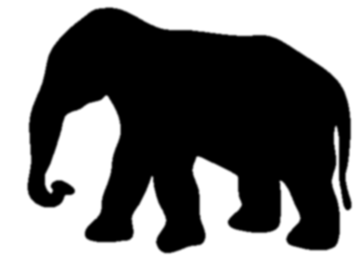
#> input picture Py-Propect/FFT_algorithm/materials/ele.png, 363 x 261 px, found by its file name
$ python FourierCircleDrawing_elephant.py
#> lines starting #> are read from the running program, lines starting #| are printed output that depends on the picture; after the words box and inside, x2 and y2 are one past the last pixel; in counts of white or black regions, pixels touching at a corner belong together
import numpy as np
from PIL import Image
import matplotlib.pyplot as plt

# 读取图像，转化为灰度图像并二值化
img1 = Image.open('C:\\Users\\hp\\Desktop\\project\Py-Propect\\FFT_algorithm\\materials\\ele.png')
#> img1 is the input picture: PIL image 363x261 RGB; min 0, max 255, mean 116
img2 = img1.convert('L')#img2为转化后的灰度图像
img3 = np.array(img2.resize((500, 500))) / 255
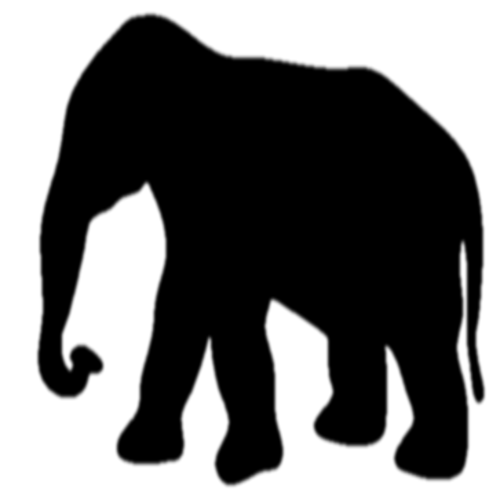
#> img3: shape (500, 500) float64; min 0, max 1, mean 0.455
img = np.where(img3 > 0.5, 1, 0)
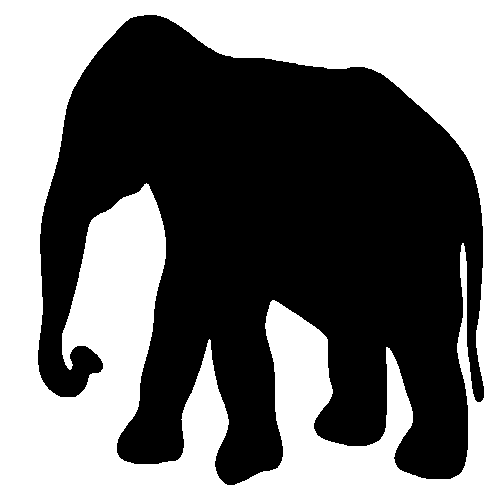
#> img: shape (500, 500) int64; values 0 (black) and 1 (white), 45.5% white; 1 white region, box (x1, y1, x2, y2) and area: (0, 0, 500, 500) 113757

# 绘制等高线并找到等高线上的点
contours = plt.contour(np.flipud(img), levels=[0.5])
pts = np.concatenate([contours.collections[0].get_paths()[0].vertices])
#> pts = 3819 pairs, first value 37.5 to 483.5, second value 14.5 to 484.5

# 找到图像中心点
center = np.mean(pts, axis=0)
#> center = [261.7, 198.6]

# 平移点集，使中心点处于原点
pts -= center
#> pts = 3819 pairs, first value -224.2 to 221.8, second value -184.1 to 285.9

# 绘制点集图形
plt.plot(pts[:,0], pts[:,1], 'o')

# 显示图像
plt.show()
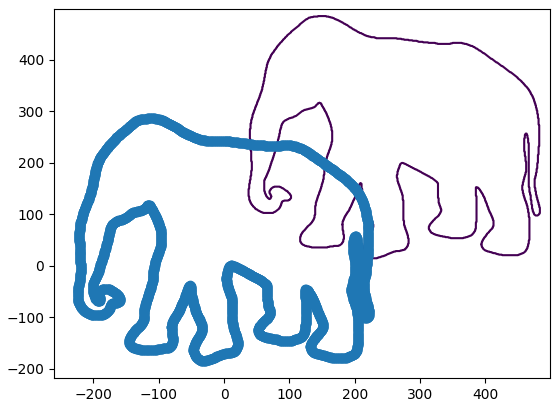
#> figure drawn by matplotlib, 1 panel
